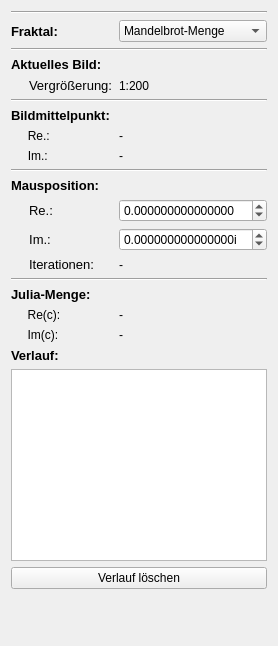
         <widget class="QWidget" name="tab_3">
          <attribute name="title">
           <string>⭐Übersicht</string>
          </attribute>
          <layout class="QFormLayout" name="formLayout_5">
           <item row="0" column="0" colspan="2">
            <widget class="Line" name="line_11">
             <property name="orientation">
              <enum>Qt::Horizontal</enum>
             </property>
            </widget>
           </item>
           <item row="1" column="0">
            <widget class="QLabel" name="label_29">
             <property name="font">
              <font>
               <pointsize>10</pointsize>
               <bold>true</bold>
              </font>
             </property>
             <property name="text">
              <string>Fraktal:</string>
             </property>
            </widget>
           </item>
           <item row="1" column="1">
            <widget class="QComboBox" name="comboBox_Fraktal">
             <item>
              <property name="text">
               <string>Mandelbrot-Menge</string>
              </property>
             </item>
             <item>
              <property name="text">
               <string>Julia-Menge</string>
              </property>
             </item>
            </widget>
           </item>
           <item row="2" column="0" colspan="2">
            <widget class="Line" name="line_4">
             <property name="orientation">
              <enum>Qt::Horizontal</enum>
             </property>
            </widget>
           </item>
           <item row="3" column="0" colspan="2">
            <widget class="QLabel" name="label_23">
             <property name="font">
              <font>
               <pointsize>10</pointsize>
               <bold>true</bold>
              </font>
             </property>
             <property name="text">
              <string>Aktuelles Bild:</string>
             </property>
            </widget>
           </item>
           <item row="4" column="0">
            <widget class="QLabel" name="label_12">
             <property name="font">
              <font>
               <pointsize>10</pointsize>
               <bold>false</bold>
              </font>
             </property>
             <property name="text">
              <string>     Vergrößerung:</string>
             </property>
            </widget>
           </item>
           <item row="4" column="1">
            <widget class="QLabel" name="lineEditScaleAbs">
             <property name="text">
              <string>1:200</string>
             </property>
            </widget>
           </item>
           <item row="5" column="0" colspan="2">
            <widget class="Line" name="line_5">
             <property name="orientation">
              <enum>Qt::Horizontal</enum>
             </property>
            </widget>
           </item>
           <item row="6" column="0" colspan="2">
            <widget class="QLabel" name="label_8">
             <property name="font">
              <font>
               <pointsize>10</pointsize>
               <bold>true</bold>
              </font>
             </property>
             <property name="text">
              <string>Bildmittelpunkt:</string>
             </property>
            </widget>
           </item>
           <item row="7" column="0">
            <widget class="QLabel" name="label_16">
             <property name="text">
              <string>     Re.:</string>
             </property>
             <property name="alignment">
              <set>Qt::AlignCenter</set>
             </property>
            </widget>
           </item>
           <item row="7" column="1">
            <widget class="QLabel" name="bmRe">
             <property name="text">
              <string>-</string>
             </property>
            </widget>
           </item>
           <item row="8" column="0">
            <widget class="QLabel" name="label_17">
             <property name="text">
              <string>     Im.:</string>
             </property>
             <property name="alignment">
              <set>Qt::AlignCenter</set>
             </property>
            </widget>
           </item>
           <item row="8" column="1">
            <widget class="QLabel" name="bmIm">
             <property name="text">
              <string>-</string>
             </property>
            </widget>
           </item>
           <item row="9" column="0" colspan="2">
            <widget class="Line" name="line_6">
             <property name="orientation">
              <enum>Qt::Horizontal</enum>
             </property>
            </widget>
           </item>
           <item row="10" column="0" colspan="2">
            <widget class="QLabel" name="label_18">
             <property name="font">
              <font>
               <pointsize>10</pointsize>
               <bold>true</bold>
              </font>
             </property>
             <property name="text">
              <string>Mausposition:</string>
             </property>
            </widget>
           </item>
           <item row="11" column="0">
            <widget class="QLabel" name="label_2">
             <property name="sizePolicy">
              <sizepolicy hsizetype="Preferred" vsizetype="Preferred">
               <horstretch>0</horstretch>
               <verstretch>0</verstretch>
              </sizepolicy>
             </property>
             <property name="font">
              <font>
               <pointsize>10</pointsize>
               <bold>false</bold>
              </font>
             </property>
             <property name="text">
              <string>     Re.:</string>
             </property>
             <property name="alignment">
              <set>Qt::AlignCenter</set>
             </property>
            </widget>
           </item>
           <item row="12" column="0">
            <widget class="QLabel" name="label_13">
             <property name="font">
              <font>
               <pointsize>10</pointsize>
               <bold>false</bold>
              </font>
             </property>
             <property name="text">
              <string>     Im.:</string>
             </property>
             <property name="alignment">
              <set>Qt::AlignCenter</set>
             </property>
            </widget>
           </item>
           <item row="13" column="0">
            <widget class="QLabel" name="label_14">
             <property name="font">
              <font>
               <pointsize>10</pointsize>
               <bold>false</bold>
              </font>
             </property>
             <property name="text">
              <string>     Iterationen:</string>
             </property>
            </widget>
           </item>
           <item row="13" column="1">
            <widget class="QLabel" name="label_iterations">
             <property name="text">
              <string>-</string>
             </property>
            </widget>
           </item>
           <item row="15" column="0" colspan="2">
            <widget class="Line" name="line_10">
             <property name="orientation">
              <enum>Qt::Horizontal</enum>
             </property>
            </widget>
           </item>
           <item row="16" column="0" colspan="2">
            <widget class="QLabel" name="label_30">
             <property name="font">
              <font>
               <pointsize>10</pointsize>
               <bold>true</bold>
              </font>
             </property>
             <property name="text">
              <string>Julia-Menge:</string>
             </property>
            </widget>
           </item>
           <item row="17" column="0">
            <widget class="QLabel" name="label_31">
             <property name="text">
              <string>     Re(c):</string>
             </property>
            </widget>
           </item>
           <item row="17" column="1">
            <widget class="QLabel" name="label_julia_c">
             <property name="text">
              <string>-</string>
             </property>
            </widget>
           </item>
           <item row="18" column="0">
            <widget class="QLabel" name="label_32">
             <property name="text">
              <string>     Im(c):</string>
             </property>
            </widget>
           </item>
           <item row="18" column="1">
            <widget class="QLabel" name="label_julia_c_im">
             <property name="text">
              <string>-</string>
             </property>
            </widget>
           </item>
           <item row="19" column="0" colspan="2">
            <widget class="QLabel" name="label_28">
             <property name="font">
              <font>
               <pointsize>10</pointsize>
               <bold>true</bold>
              </font>
             </property>
             <property name="text">
              <string>Verlauf:</string>
             </property>
            </widget>
           </item>
           <item row="20" column="0" colspan="2">
            <widget class="QListWidget" name="listWidgetHistory"/>
           </item>
           <item row="21" column="0" colspan="2">
            <widget class="QPushButton" name="pushButton_rm_history">
             <property name="text">
              <string>Verlauf löschen</string>
             </property>
            </widget>
           </item>
           <item row="22" column="0" colspan="2">
            <spacer name="verticalSpacer_2">
             <property name="orientation">
              <enum>Qt::Vertical</enum>
             </property>
             <property name="sizeHint" stdset="0">
              <size>
               <width>20</width>
               <height>40</height>
              </size>
             </property>
            </spacer>
           </item>
           <item row="11" column="1">
            <widget class="QDoubleSpinBox" name="re">
             <property name="decimals">
              <number>15</number>
             </property>
             <property name="minimum">
              <double>-99.000000000000000</double>
             </property>
            </widget>
           </item>
           <item row="12" column="1">
            <widget class="QDoubleSpinBox" name="im">
             <property name="suffix">
              <string>i</string>
             </property>
             <property name="decimals">
              <number>15</number>
             </property>
             <property name="minimum">
              <double>-99.000000000000000</double>
             </property>
            </widget>
           </item>
          </layout>
         </widget>
